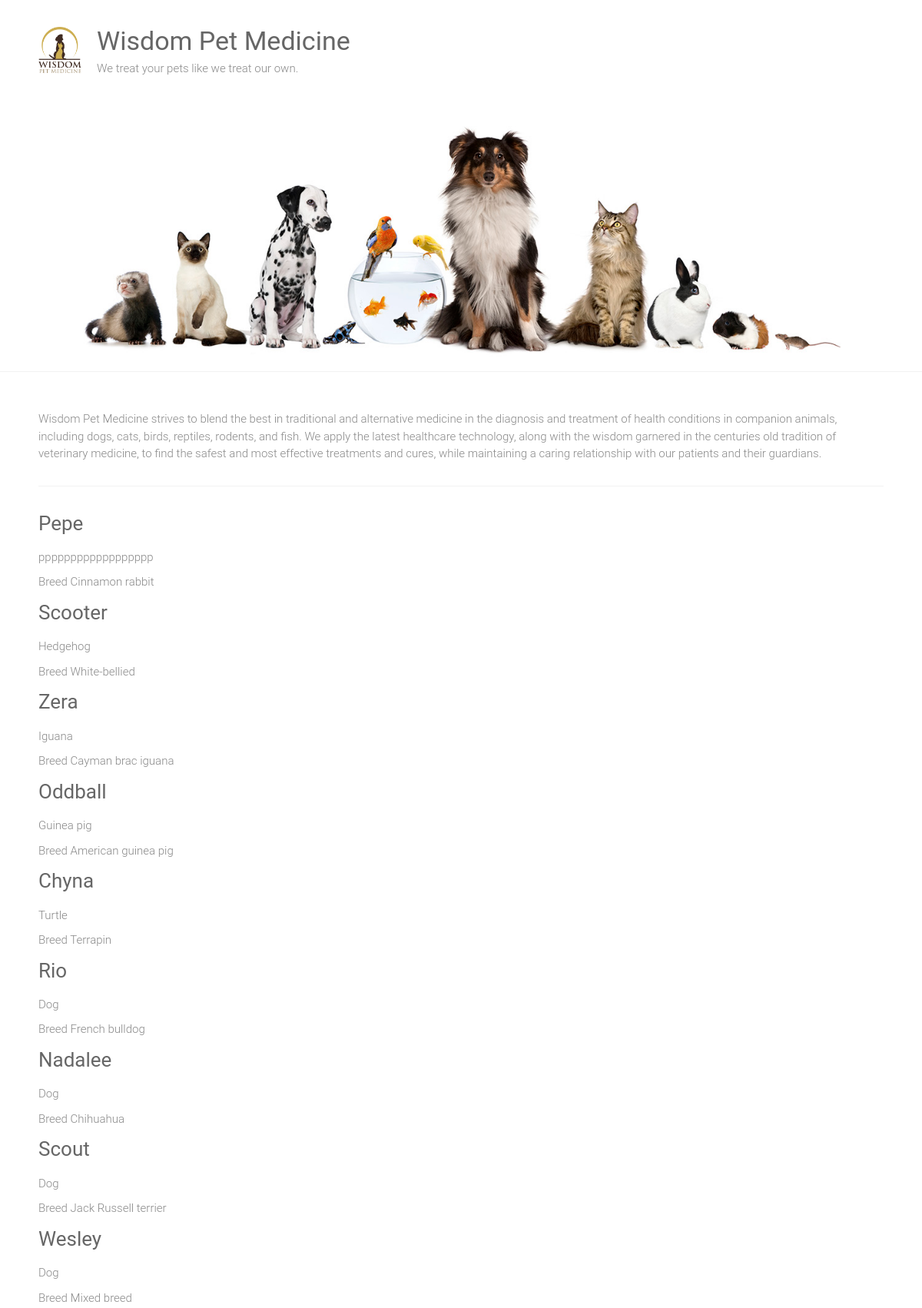
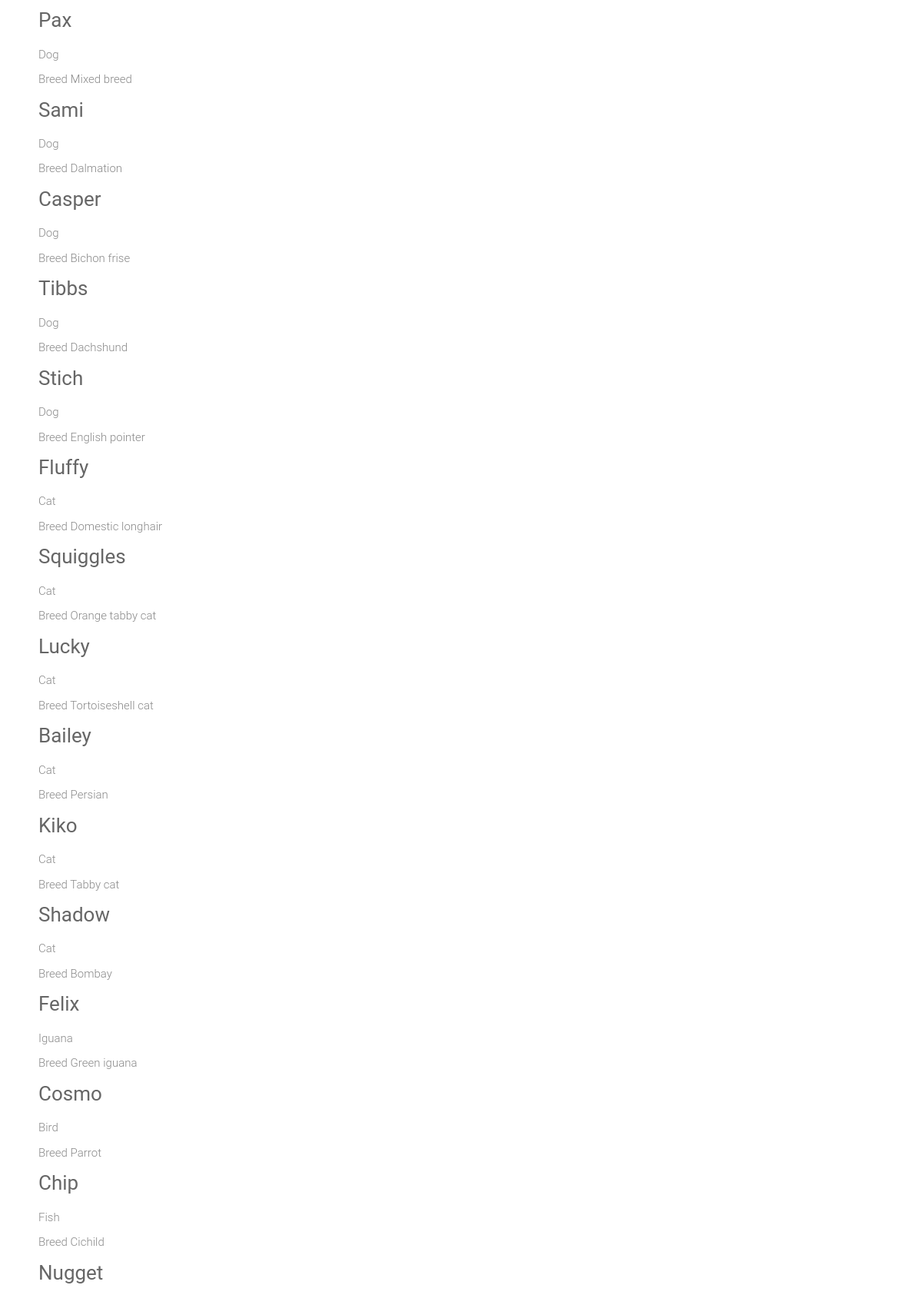
The page / (upper part) on the database its author committed (2 pictures, top to bottom).
### adoptioions/models.py (models this page shows)
class Pet(models.Model):
    SEX_CHOICES = [('M', 'Male'), ('F', 'Female')]
    name = models.CharField(max_length=100)
    submitter = models.CharField(max_length=100)
    species = models.CharField(max_length=30)
    breed = models.CharField(max_length=30, blank=True)
    description = models.TextField()
    sex = models.CharField(choices=SEX_CHOICES, max_length=1, blank=True)
    submission_date = models.DateTimeField(blank=True)
    age = models.IntegerField(null=True)
    vaccinations = models.ManyToManyField('Vaccine', blank=True)

### adoptioions/views.py (the view)
# urls.py: url(r'^$', views.home, name='home'),
def home(request):
    pets = Pet.objects.all()
    return render(request, 'home.html', {'pets': pets})

### adoptioions/templates/home.html (shortened to what this page needs)
{% extends "base.html" %}
{% block content %}
<div>
    {% for pet in pets %}
        <div class="pet_name">
            <a href="{% url 'pet_detail' pet.id %}">
                <h3>{{ pet.name|capfirst}}</h3>
            </a>
            <p>{{ pet.species }}</p>
            {% if pet.breed %}
                <p>Breed {{ pet.breed }}</p>
            {% endif %}
        </div>
    {% endfor %}
</div>
{% endblock %}

### static/style.css (style rules this page uses)
html, body, div, span, applet, object, iframe, h1, h2, h3, h4, h5, h6, p, blockquote, pre, a, abbr, acronym, address, big, cite, code, del, dfn, em, font, ins, kbd, q, s, samp, small, strike, strong, sub, sup, tt, var, dl, dt, dd, ol, ul, li, fieldset, form, label, legend, table, caption, tbody, tfoot, thead, tr, th, td { border: 0; font: inherit; font-size: 100%; font-style: inherit; font-weight: inherit; margin: 0; outline: 0; padding: 0; vertical-align: baseline; }
html { overflow-y: scroll; -webkit-text-size-adjust: 100%; -ms-text-size-adjust: 100%; }
h1, h2, h3, h4, h5, h6 { color: #666666; line-height: 1.4; padding-bottom: 15px; font-weight: normal; }
h3 { font-size: 26px; }
body, button, input, select, textarea { color: #888888; font-size: 15px; line-height: 1.5; font-family: 'Roboto', sans-serif; font-weight: 300; }
p { color: #888888; font-size: 15px; line-height: 1.5; margin-bottom: 15px; font-weight: 300; }
body { background: #f2f2f2; }
a { color: #80abc8; text-decoration: none; -webkit-transition: 0.25s ease-in-out; -moz-transition: 0.25s ease-in-out; transition: 0.25s ease-in-out; -ms-transition: 0.25s ease-in-out; -o-transition: 0.25s ease-in-out; }
body { padding-top: 30px; padding-bottom: 30px; }
body.wide { padding-top: 0; padding-bottom: 0; }
.single-page p { margin-bottom: 10px; }

### rows shown on the page
Pet: name "Pepe", species "pppppppppppppppppp", breed "Cinnamon rabbit"
Pet: name "Scooter", species "Hedgehog", breed "White-bellied"
Pet: name "Zera", species "Iguana", breed "Cayman brac iguana"
Pet: name "Oddball", species "Guinea pig", breed "American guinea pig"
Pet: name "Chyna", species "Turtle", breed "Terrapin"
Pet: name "Rio", species "Dog", breed "French bulldog"
Pet: name "Nadalee", species "Dog", breed "Chihuahua"
Pet: name "Scout", species "Dog", breed "Jack Russell terrier"
Pet: name "Wesley", species "Dog", breed "Mixed breed"
Pet: name "Pax", species "Dog", breed "Mixed breed"
Pet: name "Sami", species "Dog", breed "Dalmation"
Pet: name "Casper", species "Dog", breed "Bichon frise"
Pet: name "Tibbs", species "Dog", breed "Dachshund"
Pet: name "Stich", species "Dog", breed "English pointer"
Pet: name "Fluffy", species "Cat", breed "Domestic longhair"
Pet: name "Squiggles", species "Cat", breed "Orange tabby cat"
Pet: name "Lucky", species "Cat", breed "Tortoiseshell cat"
Pet: name "Bailey", species "Cat", breed "Persian"
Pet: name "Kiko", species "Cat", breed "Tabby cat"
Pet: name "Shadow", species "Cat", breed "Bombay"
Pet: name "Felix", species "Iguana", breed "Green iguana"
Pet: name "Cosmo", species "Bird", breed "Parrot"
Pet: name "Chip", species "Fish", breed "Cichild"
Pet: name "Nugget"
